Frame 1 (no input): blank canvas, image omitted
Frame 60 (no input): blank canvas, image omitted
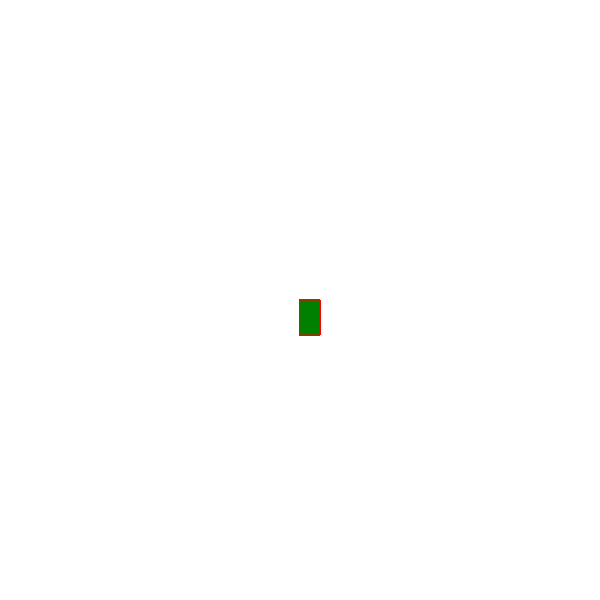
Frame 120 (the mouse pressed at the canvas centre since frame 60)

The p5.js sketch whose frames 1 and 60 were blank and that drew this single picture after the mouse press (run headless with seeded random() and noise() and a simulated clock; from frame 60 on, the mouse is pressed at the canvas centre):

// p5.js sketch
// ── sketch.js
function setup() {
  createCanvas(600, 600);
  background("white");
}

function draw() {
  stroke("red");
  fill("green");

  //console.log(mouseIsPressed);

  if (mouseIsPressed) {
    rect(mouseX, mouseY, 20, 35);
  }
}
